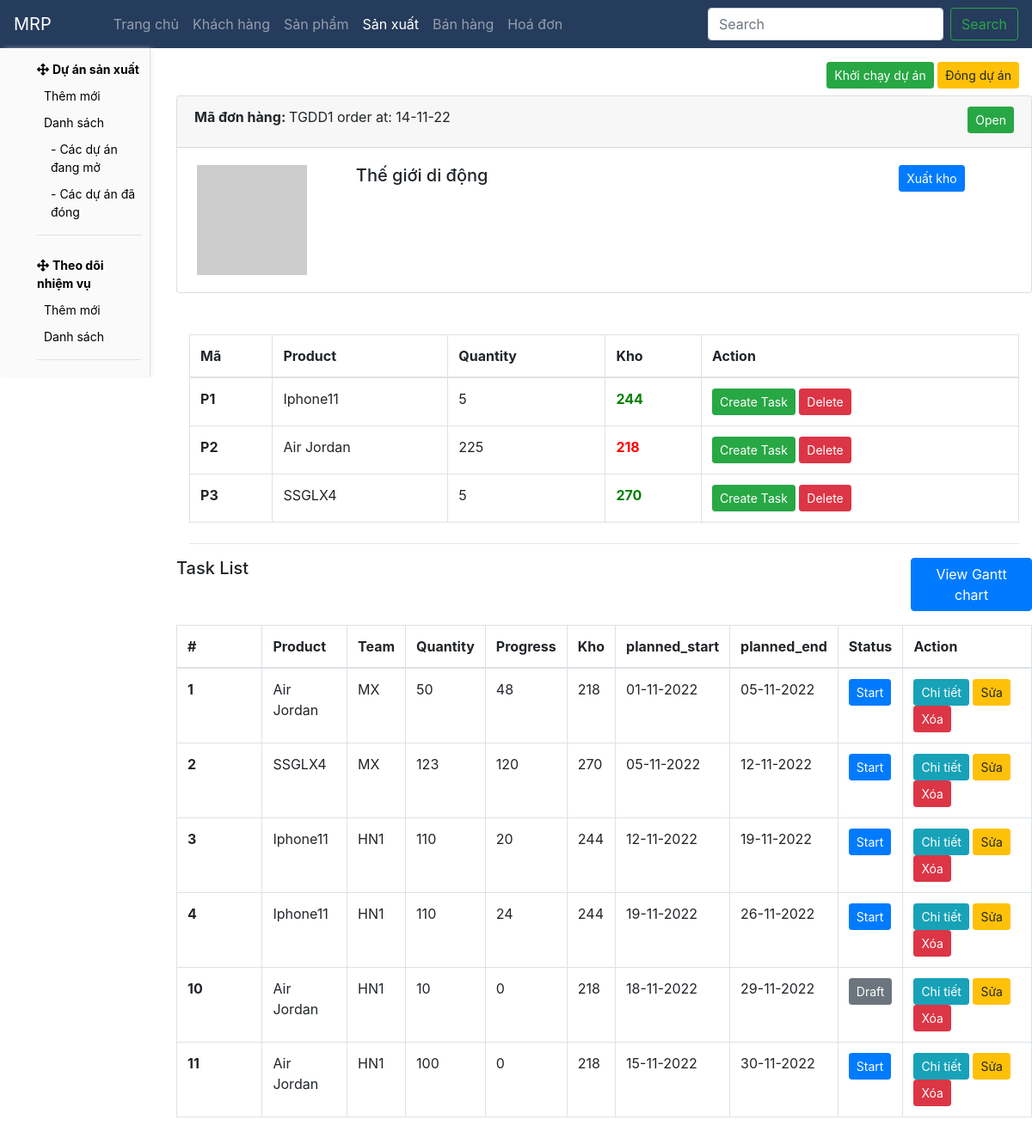
The app's page /mrp/mrp_detail/1 with its own data.
### core/models.py (models this page shows, shortened)
class ManufacturingPlan(models.Model):
    order = models.ForeignKey(Order, on_delete=models.CASCADE)
    bom = models.ForeignKey(BOM, on_delete=models.CASCADE, blank=True, null=True)
    start_date = models.DateTimeField(blank=True, null=True)
    end_date = models.DateTimeField(blank=True, null=True)
    planned_start = models.DateTimeField(blank=True, null=True)
    planned_end = models.DateTimeField(blank=True, null=True)
    status = models.CharField(max_length=50, choices=MRP_STATUS, default='Draft', blank=True, null=True)
    def export_ability(self):
        for order_line in self.order.orderline_set.all():
            if order_line.product.inventory() < order_line.quantity:
                return False
        return True

class Order(models.Model):
    customer = models.ForeignKey(Customer, on_delete=models.CASCADE)
    order_date = models.DateTimeField(default=timezone.now, blank=True, null=True)
    status = models.CharField(max_length=50, choices=ORDER_STATUS, blank=True, null=True)

class Customer(models.Model):
    class Meta:
        ordering = ['created_at']
    name = models.CharField(max_length=50)
    code = models.CharField(max_length=5, blank=True, null=True, unique=True)
    logo = models.ImageField(upload_to='company_logo/', blank=True, null=True, default='company_logo/default.jpg')
    type = models.CharField(max_length=50, choices=CUSTOMER_TYPE, default='Khách hàng')
    zip_code = models.CharField(max_length=50, blank=True, null=True)
    size = models.CharField(max_length=50, choices=COMPANY_SIZE, blank=True, null=True)
    status = models.CharField(max_length=50, choices=CUSTOMER_STATUS, default='Active')
    note = models.TextField(max_length=1000, blank=True, null=True)
    created_at = models.DateTimeField(auto_now_add=True, blank=True, null=True)
    def __str__(self):
        return self.name

class OrderLine(models.Model):
    order = models.ForeignKey(Order, on_delete=models.CASCADE)
    product = models.ForeignKey(Product, on_delete=models.CASCADE)
    quantity = models.IntegerField()

class Product(models.Model):
    name = models.CharField(max_length=50)
    type = models.CharField(max_length=50, choices=PRODUCT_TYPE, blank=True, null=True)
    image = models.ImageField(upload_to='product/', blank=True, null=True, default='product/default.jpg')
    components = models.ManyToManyField(Component, blank=True, null=True, related_name='components')
    def __str__(self):
        return self.name
    def inventory(self):
        ivts =Inventory.objects.filter(product=self)
        total = 0
        for ivt in ivts:
            total += ivt.quantity
        return total

class Inventory(models.Model):
    warehouse = models.ForeignKey(Warehouse, on_delete=models.CASCADE, blank=True, null=True)
    product = models.ForeignKey(Product, on_delete=models.CASCADE)
    quantity = models.IntegerField()

class Task(models.Model):
    plan = models.ForeignKey(ManufacturingPlan, on_delete=models.CASCADE)
    product = models.ForeignKey(Product, on_delete=models.CASCADE)
    team = models.ForeignKey(Team, on_delete=models.CASCADE)
    quantity = models.IntegerField(default=1)
    quantity_process = models.IntegerField(default=0)
    start_date = models.DateTimeField(blank=True, null=True)
    end_date = models.DateTimeField(blank=True, null=True)
    planned_start = models.DateTimeField(blank=True, null=True)
    planned_end = models.DateTimeField(blank=True, null=True)
    is_start = models.BooleanField(default=False, blank=True, null=True)
    is_end = models.BooleanField(default=False, blank=True, null=True)

class Team(models.Model):
    name = models.CharField(max_length=50)
    warehouse = models.ForeignKey(Warehouse, on_delete=models.CASCADE, blank=True, null=True)
    def __str__(self):
        return self.name

### core/views.py (the view)
# urls.py: path('mrp/mrp_detail/<int:id>', mrp_detail, name='mrp_detail'),
def mrp_detail(request, id):
    try:
        mrp = ManufacturingPlan.objects.get(order=Order.objects.get(id=id))
    except:
        messages.error(request, 'Chưa có dự án cho đơn đặt hàng này. Vui lòng khởi tạo.')
        return redirect('order_list')
    return render(request, 'mrp/mrp_detail.html', {
        'mrp': mrp,
        'order_lines': Order.objects.get(id=id).orderline_set.all(),
        'tasks': Task.objects.filter(plan=mrp),
    })

### core/templates/mrp/mrp_detail.html (shortened to what this page needs)
{% extends 'base.html' %}
{% block sidebar %}
{% include 'sidebar/mrp.html' %}
{% endblock sidebar %}
{% block content %}
<form method="post">
	<div class="container mt-3">
		<div class="row mb-2">
			<div class="col-8"></div>
			<div class="col-4 text-right">
				<a href="{% url 'mrp_open' mrp.order.id %}" class="btn btn-sm btn-success">Khởi chạy dự án</a>
				<a href="{% url 'mrp_close' mrp.order.id %}" class="btn btn-sm btn-warning">Đóng dự án</a>
			</div>
		</div>
		<div class="card row mb-3">
			<div class="card-header" style="height: 60px;">
				<div class="row">
					<div class="col-6">
						<b> Mã đơn hàng: </b> {{mrp.order.customer.code}}{{mrp.order.id}} order at: {{mrp.order.order_date|date:'d-m-y'}}
					</div>
					<div class="col-6 text-right">
						{% if mrp.status == 'Open' %}
						<a href="" class="btn btn-sm btn-success">Open</a>
						{% elif mrp.status == 'Draft' %}
						<a href="" class="btn btn-sm btn-secondary">Draft</a>
						{% elif mrp.status == 'Closed' %}
						<a href="" class="btn btn-sm btn-secondary">Closed</a>
						{% endif %}
					</div>
				</div>
			</div>
			<div class="card-body">
				<div class="row">
					<div class="col-2 text-center">
						<img src="https://via.placeholder.com/128" alt="logo">
					</div>
					<div class="col-8">
						<h5 class="ml-4">{{mrp.order.customer}}</h5>
					</div>
					<div class="col-2">
						{% if mrp.export_ability %}
						<a class="btn btn-sm btn-primary" href="{% url 'gdn_add' mrp.order.id %}" >Xuất kho</a>
						{% else %}
						<a class="btn btn-sm btn-primary" onclick="confirm('kdu tieptuc?')?window.location.href='{% url 'gdn_add' mrp.order.id %}':''" >Xuất kho</a>
						{% endif %}
					</div>
				</div>
			</div>
		</div>
		<table class="table table-bordered mt-5 mb-4">
			<thead>
				<tr>
					<th scope="col" width=10%>Mã</th>
					<th scope="col">Product</th>
					<th scope="col">Quantity</th>
					<th scope="col">Kho</th>
					<th scope="col">Action</th>
				</tr>
			</thead>
			<tbody>
				{% for order_line in order_lines %}
				<tr>
					<th scope="row">P{{order_line.product.id}}</th>
					<td>{{order_line.product}}</td>
					<td>{{order_line.quantity}}</td>
					<td class="font-weight-bold" style="color: {% if order_line.quantity > order_line.product.inventory %}red{% else %}green{% endif %};">{{order_line.product.inventory}}</td>
					<td>
						<a href="{% url 'task_add' mrp.id order_line.product.id%}" class="btn btn-sm btn-success">Create Task</a>
						<a class="btn btn-sm btn-danger" onclick="confirm('delete?')?window.location.href='':''">Delete</a>
					</td>
				</tr>
				{% endfor %}
			</tbody>
		</table>
		<hr>
	</div>
		<div class="row">
			<h5 class="col-10"> Task List </h5>
			<div class="col-2"><a href="{% url 'mrp_process' mrp.id %}" class="btn btn-primary">View Gantt chart</a></div>
		</div>
		<table class="table table-bordered mt-3 mb-4 mr-5">
			<thead>
				<tr>
					<th scope="col" width=10%>#</th>
					<th scope="col">Product</th>
					<th scope="col">Team</th>
					<th scope="col">Quantity</th>
					<th scope="col">Progress</th>
					<th scope="col">Kho</th>
					<th scope="col">planned_start</th>
					<th scope="col">planned_end</th>
					<th scope="col">Status</th>
					<th scope="col">Action</th>
				</tr>
			</thead>
			<tbody>
				{% for task in tasks %}
				<tr>
					<th scope="row">{{task.id}}</th>
					<td>{{task.product}}</td>
					<td>{{task.team}}</td>
					<td>{{task.quantity}}</td>
					<td>{{task.quantity_process}}</td>
					<td>{{task.product.inventory}}</td>
					<td>{{task.planned_start|date:'d-m-Y'}}</td>
					<td>{{task.planned_end|date:'d-m-Y'}}</td>
					<td>
						{% if task.is_start %}
							<div class="btn btn-sm btn-primary">Start</div>
						{% elif task.is_end %}
							<div class="btn btn-sm btn-danger">End</div>
						{% else %}
							<div class="btn btn-sm btn-secondary">Draft</div>
						{% endif %}
					</td>
					<td>
						<a href="{% url 'task_detail' task.id %}" class="btn btn-sm btn-info">Chi tiết</a>
						<a href="#" class="btn btn-sm btn-warning">Sửa</a>
						<a href="#" class="btn btn-sm btn-danger" onclick="confirm('delete?')?window.location.href='{% url 'task_delete' task.id %}':''">Xóa</a>
					</td>
				</tr>
				{% endfor %}
			</tbody>
		</table>
</form>
{% endblock content %}

### records on screen
ManufacturingPlan: order.customer.code "TGDD", order.id "1", order.order_date "14-11-22", order.customer "Thế giới di động"
OrderLine: product.id "1", product "Iphone11", quantity "5", product.inventory "244"
OrderLine: product.id "2", product "Air Jordan", quantity "225", product.inventory "218"
OrderLine: product.id "3", product "SSGLX4", quantity "5", product.inventory "270"
Task: id "1", product "Air Jordan", team "MX", quantity "50", quantity_process "48", product.inventory "218", planned_start "01-11-2022", planned_end "05-11-2022", is_start "Start"
Task: id "2", product "SSGLX4", team "MX", quantity "123", quantity_process "120", product.inventory "270", planned_start "05-11-2022", planned_end "12-11-2022", is_start "Start"
Task: id "3", product "Iphone11", team "HN1", quantity "110", quantity_process "20", product.inventory "244", planned_start "12-11-2022", planned_end "19-11-2022", is_start "Start"
Task: id "4", product "Iphone11", team "HN1", quantity "110", quantity_process "24", product.inventory "244", planned_start "19-11-2022", planned_end "26-11-2022", is_start "Start"
Task: id "10", product "Air Jordan", team "HN1", quantity "10", quantity_process "0", product.inventory "218", planned_start "18-11-2022", planned_end "29-11-2022", is_start "Draft"
Task: id "11", product "Air Jordan", team "HN1", quantity "100", quantity_process "0", product.inventory "218", planned_start "15-11-2022", planned_end "30-11-2022", is_start "Start"
